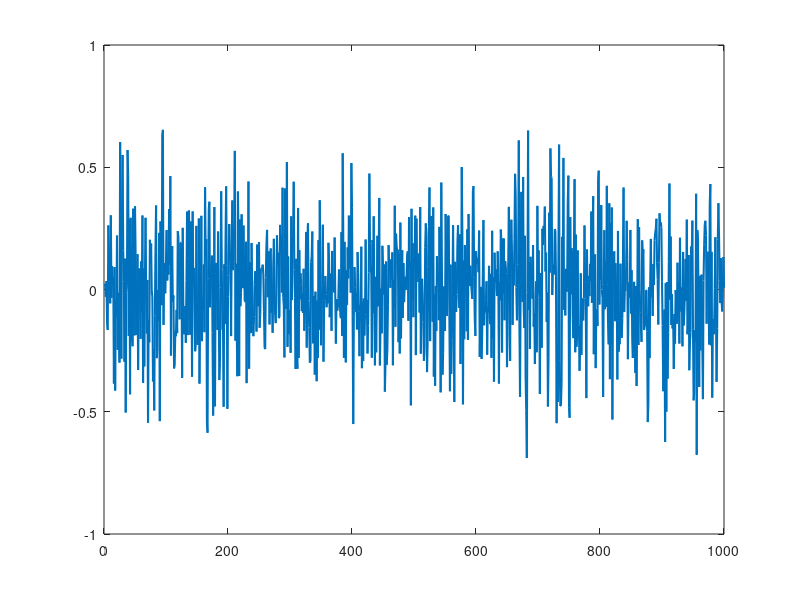

Here is the MATLAB script that generated this plot: (Note: this script raises an error after producing the figure.)
% 1a) simulate the data according the a mixed-normal DGP

% parameters
T = 1000; % number of periods
k = 2; % number of components

% initialization of all parameters with the given paper page 230 (cite it!)
lambda = [0.82 0.18]; % weights from paper, change variable name! lamba
mu = [0.091 -0.415]; % means from paper
alpha_0 = [0.002 0.075]; % alpha_01, alpha_02, GARCH coefficients from paper
alpha_1 = [0.051 0.512]; % alpha_11, alpha_12, GARCH coefficients from paper
beta = diag([0.92 0.727]); % beta from paper (diag??)

% initialize zero vector for the simulation
sigma2 = zeros(T,k); % conditional variances
y = zeros(T,1); % return series
%%
% ensure zero mean for k = 2
mu(2) = -sum(lambda(1)/lambda(2)*mu(1));

% set initial values
sigma2(1, :) = alpha_0;
y(1) = sum(lambda.*alpha_0);

% simulation of the paths
for i = 2:T
    sigma2(i,:) = alpha_0 + alpha_1*(y(i-1)^2) + (beta * sigma2(i-1,:)')';
    y(i) = sum(lambda.*normrnd(mu, sqrt(sigma2(i,:))));
end
%%
figure;
plot(y, 'LineWidth', 1.5);
%xlabel('Time');
%ylabel('Conditional Volatility');
%title('Simulated GARCH(1,1) Process');

%% 
% parameter estimation with student-t-garch model
% mle extended for dof
% data vector is stored in y vector
babygarch(y)

%%
% 1c: one-step ahead forecast
% Now question 1c, we estimate the student-t several times, and record the
% VaR violations
violations = zero0;
for i = 250:(T-1)
    mle_params = babygarch(y(1:i));
    [zvec,sigvec] = ungarch(y(1:i), mle_params(1), mle_params(2), mle_params(3));
    VaR = tinv(0.01, mle_params(4))*sigvec(end);
    if VaR > y(i+1)
        violations = violations + 1;
    end
end
violations
